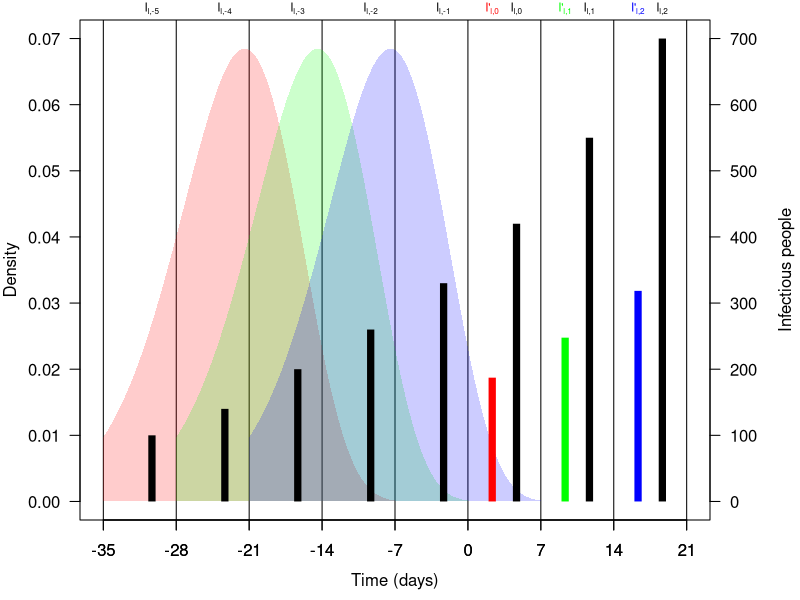

The R script that drew this image:
# (c) 2014 Alex Perkins, Andy Tatem, Jessica Metcalf
# taperkins@nd.edu, A.J.Tatem@soton.ac.uk, cmetcalf@princeton.edu
# CRAPL v0.1 license - http://matt.might.net/articles/crapl/
# See README.md in git repository for more info.
#
# This code estimates how weekly data should be weighted
# to reflect the serial interval distribution.


# estimates of the serial interval distribution were derived from...
#
# LOCAL AND REGIONAL SPREAD OF CHIKUNGUNYA FEVER IN THE AMERICAS
# S Cauchemez, M Ledrans, C Poletto, P Quenel, H de Valk, V Colizza, P Y Boelle
# Eurosurveillance 2014
#
# ...who report that the distribution has a mean of 23, standard devition of 6,
# and in a plot they show it looks somewhat like a gamma

# by the method of moments, the parameters of the gamma are
param.1 = (23/6)^2
param.2 = 23/(6^2)

# as one can see, most of the mass falls in weeks 3-5, with the amount in each
weights.serialinterval =
  sapply(1:5,function(ww)
    integrate(function(t){
      pgamma(t+7,param.1,param.2)-pgamma(t,param.1,param.2)},
      (ww-1)*7,ww*7)$value/7)
weights.serialinterval = weights.serialinterval / sum(weights.serialinterval)
#   diff(c(0,pgamma(7*(1:5),param.1,param.2))) /
#   sum(diff(c(0,pgamma(7*(1:5),param.1,param.2))))


# plot to demonstrate serial interval concept
pdf('../output/serialinterval.pdf',width=6.5,height=4)

par(oma=c(2,0,0,0),mar=c(2,4,1,4.5))

plot(
  -100,-100,xlim=c(-35,21),ylim=c(0,.07),
  xaxt='n',xlab='',ylab='Density',las=1)
abline(v=(-5:3)*7)

# segments(
#   seq(-35,-7,7)+7*1/6,
#   rep(0,8),
#   seq(-35,-7,7)+7*1/6,
#   rev(weights.serialinterval),
#   lwd=17,lend=1,col=rgb(1,0,0,.15))
# segments(
#   seq(-28,0,7)+7*3/6,
#   rep(0,8),
#   seq(-28,0,7)+7*3/6,
#   rev(weights.serialinterval),
#   lwd=17,lend=1,col=rgb(0,1,0,.15))
# segments(
#   seq(-21,7,7)+7*5/6,
#   rep(0,8),
#   seq(-21,7,7)+7*5/6,
#   rev(weights.serialinterval),
#   lwd=17,lend=1,col=rgb(0,0,1,.15))

polygon(
  c(seq(-35,0,.001),0,-35),
  c(dgamma(seq(35,0,-.001),param.1,param.2),0,0),
  col=rgb(1,0,0,.2),border=NA)
polygon(
  c(seq(-28,7,.001),7,-28),
  c(dgamma(seq(35,0,-.001),param.1,param.2),0,0),
  col=rgb(0,1,0,.2),border=NA)
polygon(
  c(seq(-21,14,.001),14,-21),
  c(dgamma(seq(35,0,-.001),param.1,param.2),0,0),
  col=rgb(0,0,1,.2),border=NA)

cases = c(.01,.014,.02,.026,.033,.042,.055,.07) # * .45 / .07

segments(
  seq(-28,21,7)-7*1/3,
  rep(0,8),
  seq(-28,21,7)-7*1/3,
  cases,
  lwd=7,lend=1,col=rgb(0,0,0,1))
segments(
  7-7*2/3,0,7-7*2/3,sum(weights.serialinterval * cases[5:1]),
  lwd=7,lend=1,col=rgb(1,0,0,1))
segments(
  14-7*2/3,0,14-7*2/3,sum(weights.serialinterval * cases[6:2]),
  lwd=7,lend=1,col=rgb(0,1,0,1))
segments(
  21-7*2/3,0,21-7*2/3,sum(weights.serialinterval * cases[7:3]),
  lwd=7,lend=1,col=rgb(0,0,1,1))

axis(1,at=seq(-35,21,7))
axis(4,at=seq(0,.07,.01),labels=as.character(seq(000,700,100)),las=1)
mtext('Infectious people',4,line=3.25)

mtext(expression(I["i,-5"]),3,at=-28-7*1/3,cex=.7)
mtext(expression(I["i,-4"]),3,at=-21-7*1/3,cex=.7)
mtext(expression(I["i,-3"]),3,at=-14-7*1/3,cex=.7)
mtext(expression(I["i,-2"]),3,at=-7-7*1/3,cex=.7)
mtext(expression(I["i,-1"]),3,at=0-7*1/3,cex=.7)
mtext(expression(I["i,0"]),3,at=7-7*1/3,cex=.7)
mtext(expression(I["i,1"]),3,at=14-7*1/3,cex=.7)
mtext(expression(I["i,2"]),3,at=21-7*1/3,cex=.7)
mtext(expression("I'"["i,0"]),3,at=7-7*2/3,cex=.7,col=rgb(1,0,0,1))
mtext(expression("I'"["i,1"]),3,at=14-7*2/3,cex=.7,col=rgb(0,1,0,1))
mtext(expression("I'"["i,2"]),3,at=21-7*2/3,cex=.7,col=rgb(0,0,1,1))

# plot(
#   -100,-100,xlim=c(-35,21),ylim=c(0,.3),
#   xaxt='n',xlab='',ylab='Density',las=1)
# abline(v=(-5:3)*7)
# 
# polygon(
#   c(seq(-14,0,.001),0,-14),
#   c(dgamma(seq(14,0,-.001),5.9*3,3),0,0),
#   col=rgb(1,0,0,.2),border=NA)
# polygon(
#   c(seq(-7,7,.001),7,-7),
#   c(dgamma(seq(14,0,-.001),5.9*3,3),0,0),
#   col=rgb(0,1,0,.2),border=NA)
# polygon(
#   c(seq(0,14,.001),14,0),
#   c(dgamma(seq(14,0,-.001),5.9*3,3),0,0),
#   col=rgb(0,0,1,.2),border=NA)
# 
# cases = cases / .07 * 700
# susc = 100000 - cumsum(cases)
# susc = (susc - 96000) / 4000 * .3
# 
# segments(
#   seq(-28,21,7)-7*2/3,
#   rep(0,8),
#   seq(-28,21,7)-7*2/3,
#   susc,
#   lwd=7,lend=1,col=rgb(0,0,0,.75))
# segments(
#   7-7*1/3,0,7-7*1/3,sum(c(.21,.79) * susc[4:5]),
#   lwd=7,lend=1,col=rgb(1,0,0,.75))
# segments(
#   14-7*1/3,0,14-7*1/3,sum(c(.21,.79) * susc[5:6]),
#   lwd=7,lend=1,col=rgb(0,1,0,.75))
# segments(
#   21-7*1/3,0,21-7*1/3,sum(c(.21,.79) * susc[6:7]),
#   lwd=7,lend=1,col=rgb(0,0,1,.75))
# 
axis(1,at=seq(-35,21,7))
# axis(4,at=seq(0,.3,.3/4),labels=as.character(seq(96000,100000,1000)),las=1)
# mtext('Susceptible people',4,line=3.75)
mtext('Time (days)',1,line=2.5)
# 
# mtext(expression(S["i,-5"]),3,at=-28-7*2/3,cex=.7)
# mtext(expression(S["i,-4"]),3,at=-21-7*2/3,cex=.7)
# mtext(expression(S["i,-3"]),3,at=-14-7*2/3,cex=.7)
# mtext(expression(S["i,-2"]),3,at=-7-7*2/3,cex=.7)
# mtext(expression(S["i,-1"]),3,at=0-7*2/3,cex=.7)
# mtext(expression(S["i,0"]),3,at=7-7*2/3,cex=.7)
# mtext(expression(S["i,1"]),3,at=14-7*2/3,cex=.7)
# mtext(expression(S["i,2"]),3,at=21-7*2/3,cex=.7)
# mtext(expression("S'"["i,0"]),3,at=7-7*1/3,cex=.7,col=rgb(1,0,0,.75))
# mtext(expression("S'"["i,1"]),3,at=14-7*1/3,cex=.7,col=rgb(0,1,0,.75))
# mtext(expression("S'"["i,2"]),3,at=21-7*1/3,cex=.7,col=rgb(0,0,1,.75))

dev.off()
